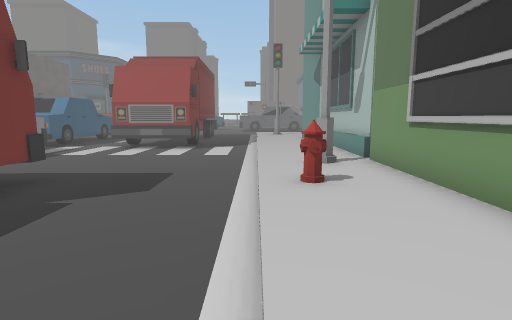
View 1 (above)

24 first-person views from a walk through a Unity game level. The camera is 1.3 m above the floor, tilts 8° down and sees 80° across. The floor is counted in squares, 1 m on a side. Each view is taken from the middle of a square. On the plan, view 1 faces up. The plan holds only what a view shows up to about 14 squares ahead; the rest is blank. The place goes on beyond the plan. The player character is not drawn. Some animated figures are not drawn. Some surface patterns are stand-ins.

View 2
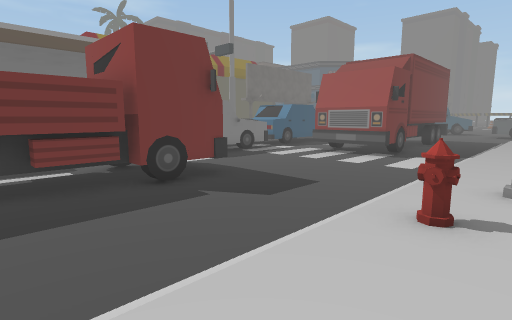

View 3
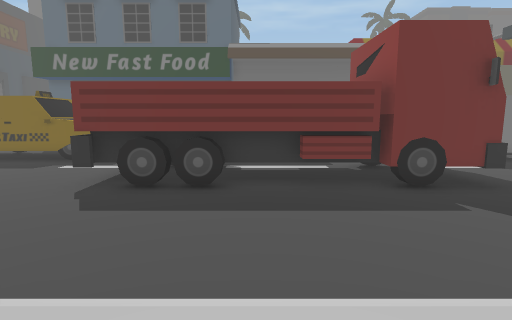

View 4
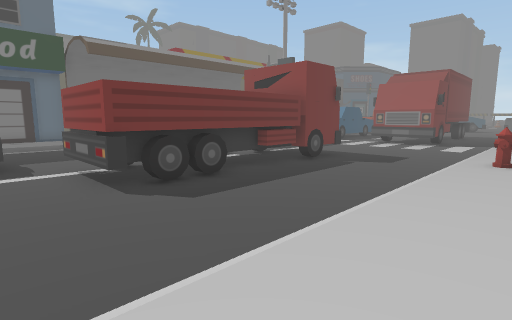

View 5
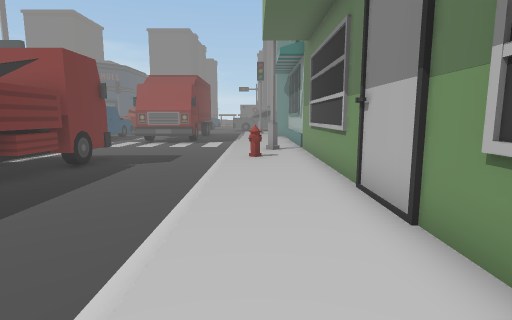

View 6
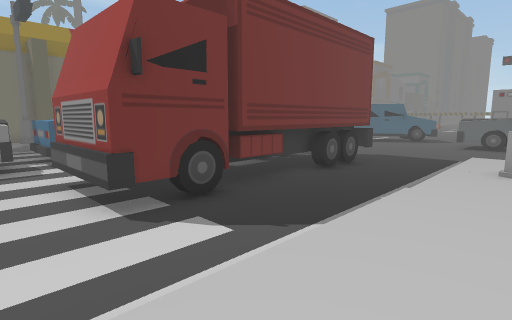

View 7
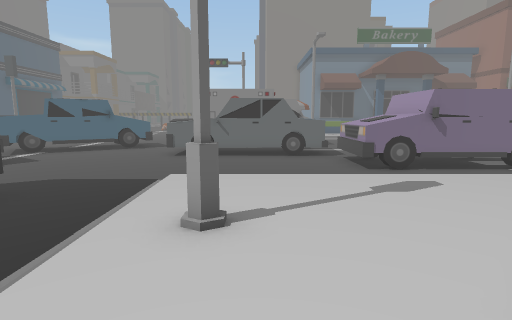

View 8
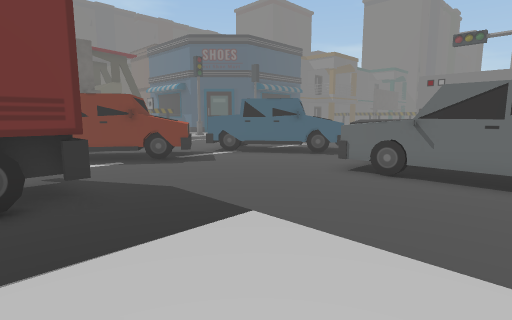

View 9
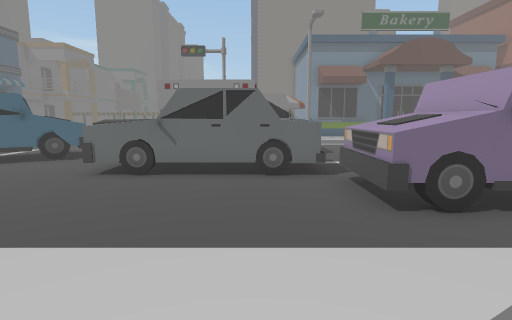

View 10
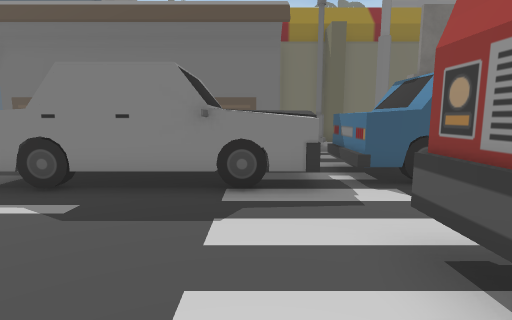

View 11
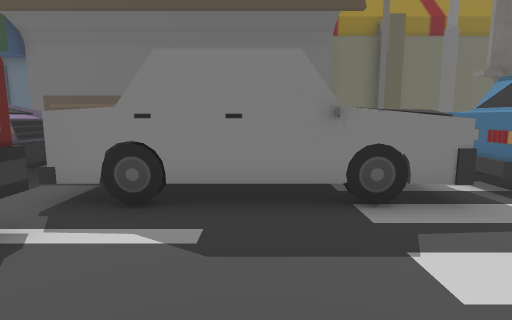

View 12
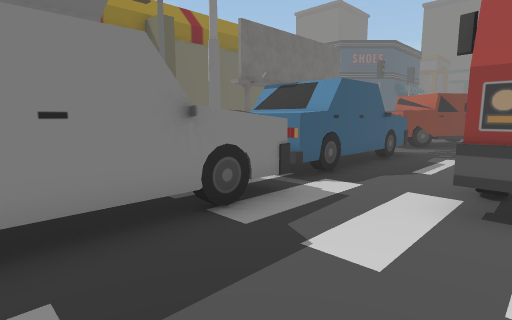

View 13
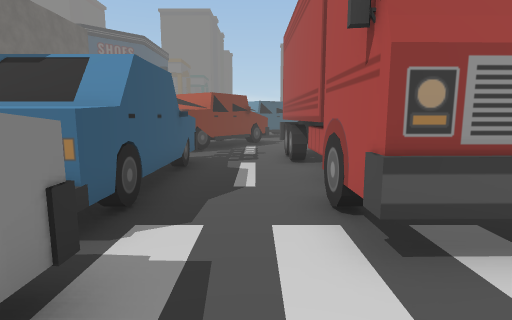

View 14
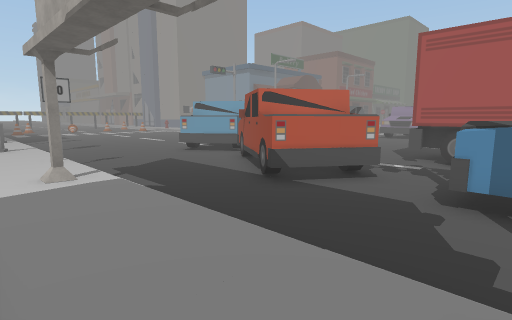

View 15
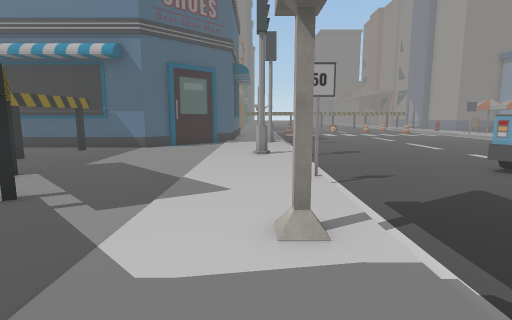

View 16
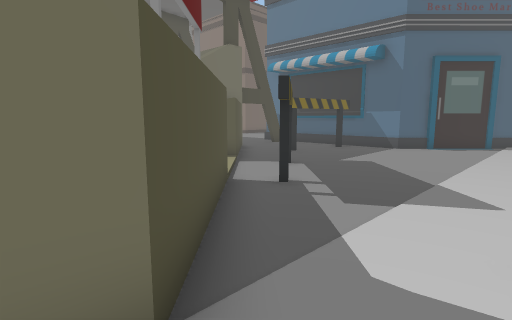

View 17
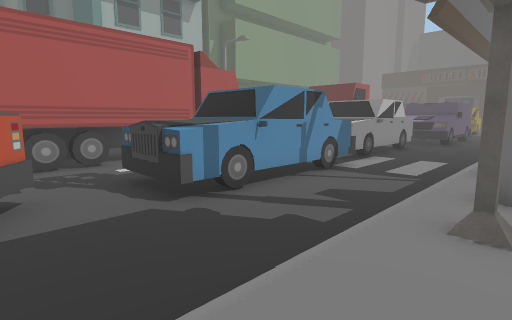

View 18
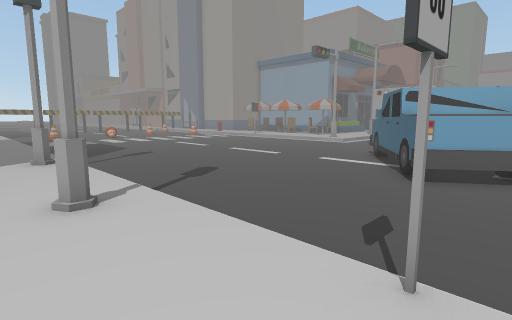

View 19
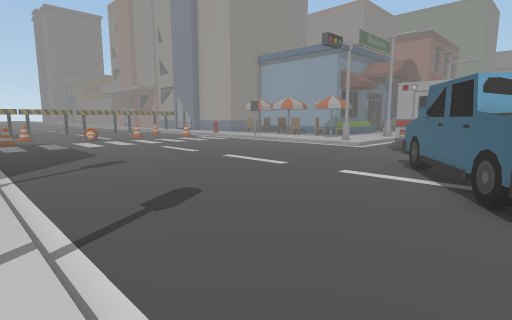

View 20
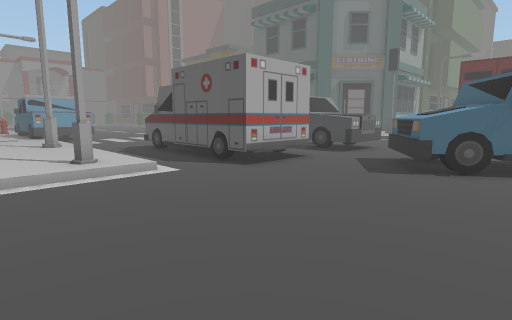

View 21
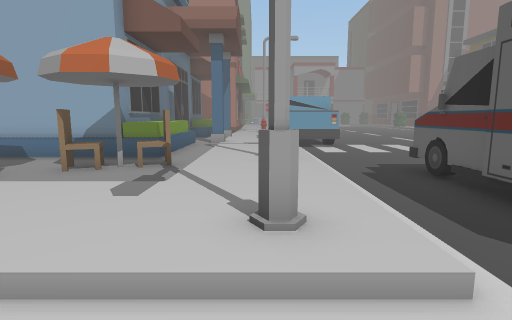

View 22
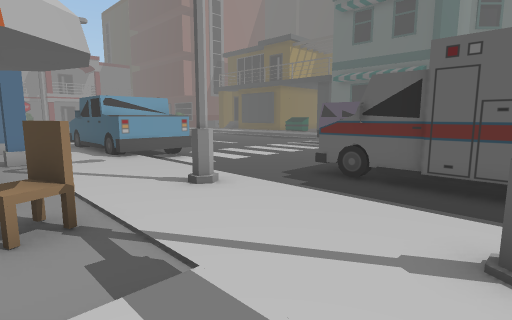

View 23
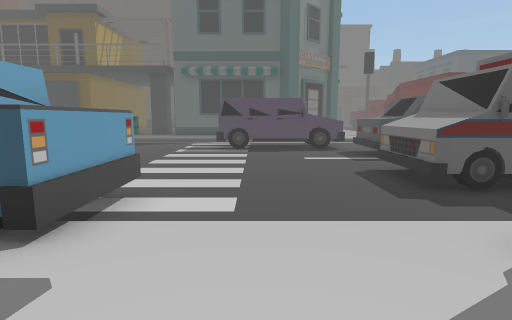

View 24
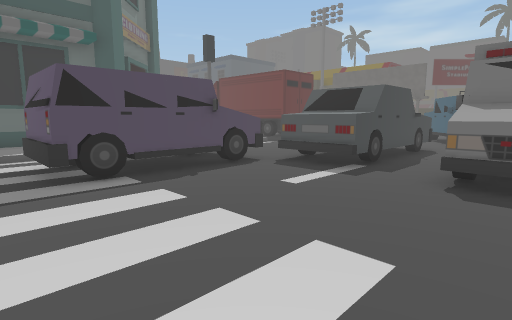

### Floor plan
Key: @ floor where view 1 was taken; # wall or solid block; . main floor; : floor 0.25 m higher than the main floor; / step, stairs or slope; ^ raised ledge; B building; C car; S streetlight; T truck; H hydrant; I billboard; E bench; F fence; O other object.
Columns run from 24 left of view 1 to 12 right of it. Each row starts with its distance up from view 1.
 43         ::.......         ::OO:BBBBBB
 42         ::........       ::::OOBBBBBB
 41         ::............../::::O::::::B
 40         ::............../::::::::::::
 39       # ::............../#:::::::::::
 38      ## :#............../:::::S::::TT
 37    ###::::.........................T
 36 ####::::::.........................TT
 35 :F::::::::.............OOOOOOO.......
 34 ::::::::::.............O   OOO.......
 33 ::::::::#:........TTT..OO  OOO.......
 32 F:::::::::.......TTTTT.OOOOO.........
 31 ::::::::::.....TT TTT................
 30 ::::::::::....TTTTTT...CCCCCCC.......
 29 #:F::::::O.....TTT.....CCC CCC.......
 28 #/::::::::......T......CCCCCCC.......
 27   /:F:::::.....TT............OOOOOOO.
 26    #::::::....TTTTT..........OOO   O
 25     ^:::II....TTTT...........OOOOOOO
 24      #::::...TT T...................
 23      ##:::..TTTTT.......///////// //
 22       #:::...TTT...  O../:::::::   :
 21        :::....T...OO O../:::::::  ::
 20        :::........OO O../#::::BBBBBB
 19       # ::...CCC..OO O../:::::
 18       #:II...C C..OO O../::::
 17       # ::...CCC..O  O../::
 16       # ::...C C..O  O../::
 15       ##::...CCC..OOOO../::B
 14       ##::...CCC..OOOO../::B
 13       #  :...CCC..OOOO../::B
 12        O  ...CCCC......./::B
 11        OE ...CCCC......./::B
 10        OE ...CCCC......./: B
  9        OE ...C  C......./::B
  8        O  ...C CC......./:SB
  7        O  ...C CC......./:SB
  6        O   ..   CT TT.../::B
  5        O      ...T T..../H:B
  4        OE   OOO .TTT..../::B
  3        OE   OO  .  T..../::B
  2        OE       .  T..../::B
  1        OE       .  T..../::B
  0        O        .  T....@::B
 -1       B         .T T..../::B
 -2       B   ......   TT.../::B
 -3           .......TTT..../::B
 -4                O......../:
 -5                O........ ::

Positions as (right, up) in squares from view 1, and headings:
1: (0, 0), facing up
2: (2, 1), facing up-left
3: (2, 1), facing left
4: (2, -5), facing up-left
5: (1, -5), facing up
6: (2, 11), facing up-left
7: (2, 16), facing up
8: (3, 20), facing up-left
9: (3, 20), facing up
10: (-3, 11), facing left
11: (-4, 9), facing left
12: (-5, 8), facing up-left
13: (-7, 10), facing up
14: (-17, 18), facing up-right
15: (-16, 22), facing up
16: (-16, 22), facing up-left
17: (-16, 22), facing down-right
18: (-17, 28), facing up-right
19: (-15, 30), facing up-right
20: (-7, 41), facing down-right
21: (-2, 39), facing right
22: (1, 42), facing down-right
23: (9, 41), facing down
24: (12, 34), facing down-left
